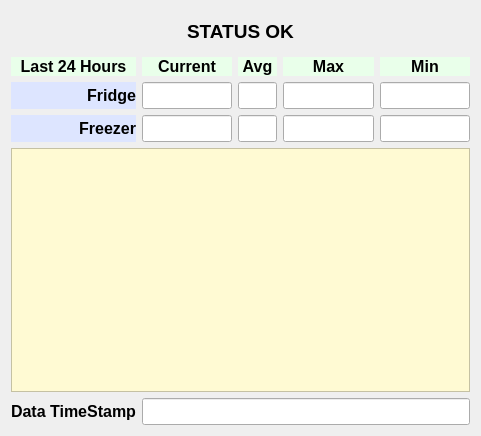
       <widget class="QWidget" name="formLayoutWidget_5">
        <property name="geometry">
         <rect>
          <x>730</x>
          <y>10</y>
          <width>481</width>
          <height>436</height>
         </rect>
        </property>
        <layout class="QGridLayout" name="gridLayout_14">
         <item row="6" column="4">
          <widget class="QLineEdit" name="pc_stat_tab_fridge_average_temp_textbox_2">
           <property name="font">
            <font>
             <pointsize>12</pointsize>
             <weight>50</weight>
             <bold>false</bold>
            </font>
           </property>
           <property name="text">
            <string/>
           </property>
           <property name="readOnly">
            <bool>true</bool>
           </property>
          </widget>
         </item>
         <item row="5" column="2" colspan="2">
          <widget class="QLabel" name="label_60">
           <property name="font">
            <font>
             <pointsize>12</pointsize>
             <weight>75</weight>
             <bold>true</bold>
             <underline>false</underline>
            </font>
           </property>
           <property name="styleSheet">
            <string notr="true">background-color: rgb(233, 255, 234);</string>
           </property>
           <property name="text">
            <string>Avg</string>
           </property>
           <property name="alignment">
            <set>Qt::AlignCenter</set>
           </property>
          </widget>
         </item>
         <item row="9" column="4">
          <widget class="QLineEdit" name="pc_stat_tab_fridge_average_temp_textbox_3">
           <property name="font">
            <font>
             <pointsize>12</pointsize>
             <weight>50</weight>
             <bold>false</bold>
            </font>
           </property>
           <property name="text">
            <string/>
           </property>
           <property name="readOnly">
            <bool>true</bool>
           </property>
          </widget>
         </item>
         <item row="9" column="0">
          <widget class="QLabel" name="label_58">
           <property name="font">
            <font>
             <pointsize>12</pointsize>
             <weight>75</weight>
             <bold>true</bold>
            </font>
           </property>
           <property name="styleSheet">
            <string notr="true">background-color: rgb(221, 229, 255);</string>
           </property>
           <property name="text">
            <string>Freezer</string>
           </property>
           <property name="alignment">
            <set>Qt::AlignRight|Qt::AlignTrailing|Qt::AlignVCenter</set>
           </property>
          </widget>
         </item>
         <item row="6" column="1">
          <widget class="QLineEdit" name="pc_stat_tab_fridge_current_temp_textbox">
           <property name="font">
            <font>
             <pointsize>12</pointsize>
             <weight>50</weight>
             <bold>false</bold>
            </font>
           </property>
           <property name="text">
            <string/>
           </property>
           <property name="readOnly">
            <bool>true</bool>
           </property>
          </widget>
         </item>
         <item row="6" column="0">
          <widget class="QLabel" name="label_54">
           <property name="font">
            <font>
             <pointsize>12</pointsize>
             <weight>75</weight>
             <bold>true</bold>
            </font>
           </property>
           <property name="styleSheet">
            <string notr="true">background-color: rgb(221, 229, 255);</string>
           </property>
           <property name="text">
            <string>Fridge</string>
           </property>
           <property name="alignment">
            <set>Qt::AlignRight|Qt::AlignTrailing|Qt::AlignVCenter</set>
           </property>
          </widget>
         </item>
         <item row="9" column="1">
          <widget class="QLineEdit" name="pc_stat_tab_freezer_current_temp_textbox">
           <property name="font">
            <font>
             <pointsize>12</pointsize>
             <weight>50</weight>
             <bold>false</bold>
            </font>
           </property>
           <property name="text">
            <string/>
           </property>
           <property name="readOnly">
            <bool>true</bool>
           </property>
          </widget>
         </item>
         <item row="12" column="0">
          <widget class="QLabel" name="label_56">
           <property name="font">
            <font>
             <pointsize>12</pointsize>
             <weight>75</weight>
             <bold>true</bold>
            </font>
           </property>
           <property name="text">
            <string>Data TimeStamp</string>
           </property>
          </widget>
         </item>
         <item row="9" column="2" colspan="2">
          <widget class="QLineEdit" name="pc_stat_tab_freezer_average_temp_textbox">
           <property name="font">
            <font>
             <pointsize>12</pointsize>
             <weight>50</weight>
             <bold>false</bold>
            </font>
           </property>
           <property name="text">
            <string/>
           </property>
           <property name="readOnly">
            <bool>true</bool>
           </property>
          </widget>
         </item>
         <item row="6" column="2" colspan="2">
          <widget class="QLineEdit" name="pc_stat_tab_fridge_average_temp_textbox">
           <property name="font">
            <font>
             <pointsize>12</pointsize>
             <weight>50</weight>
             <bold>false</bold>
            </font>
           </property>
           <property name="text">
            <string/>
           </property>
           <property name="readOnly">
            <bool>true</bool>
           </property>
          </widget>
         </item>
         <item row="5" column="1">
          <widget class="QLabel" name="label_59">
           <property name="font">
            <font>
             <pointsize>12</pointsize>
             <weight>75</weight>
             <bold>true</bold>
             <underline>false</underline>
            </font>
           </property>
           <property name="styleSheet">
            <string notr="true">background-color: rgb(233, 255, 234);</string>
           </property>
           <property name="text">
            <string>Current</string>
           </property>
           <property name="alignment">
            <set>Qt::AlignCenter</set>
           </property>
          </widget>
         </item>
         <item row="6" column="5">
          <widget class="QLineEdit" name="pc_stat_tab_fridge_average_temp_textbox_4">
           <property name="font">
            <font>
             <pointsize>12</pointsize>
             <weight>50</weight>
             <bold>false</bold>
            </font>
           </property>
           <property name="text">
            <string/>
           </property>
           <property name="readOnly">
            <bool>true</bool>
           </property>
          </widget>
         </item>
         <item row="9" column="5">
          <widget class="QLineEdit" name="pc_stat_tab_fridge_average_temp_textbox_5">
           <property name="font">
            <font>
             <pointsize>12</pointsize>
             <weight>50</weight>
             <bold>false</bold>
            </font>
           </property>
           <property name="text">
            <string/>
           </property>
           <property name="readOnly">
            <bool>true</bool>
           </property>
          </widget>
         </item>
         <item row="11" column="0" colspan="6">
          <widget class="QTableView" name="pc_stat_tab_fridge_freezer_data_tableView">
           <property name="minimumSize">
            <size>
             <width>0</width>
             <height>100</height>
            </size>
           </property>
           <property name="styleSheet">
            <string notr="true">background-color:rgb(255, 250, 211)</string>
           </property>
          </widget>
         </item>
         <item row="12" column="1" colspan="5">
          <widget class="QLineEdit" name="pc_stat_tab_fridge_freezer_last_timestamp_textbox">
           <property name="font">
            <font>
             <pointsize>12</pointsize>
            </font>
           </property>
           <property name="text">
            <string/>
           </property>
          </widget>
         </item>
         <item row="5" column="4">
          <widget class="QLabel" name="label_61">
           <property name="font">
            <font>
             <pointsize>12</pointsize>
             <weight>75</weight>
             <bold>true</bold>
             <underline>false</underline>
            </font>
           </property>
           <property name="styleSheet">
            <string notr="true">background-color: rgb(233, 255, 234);</string>
           </property>
           <property name="text">
            <string>Max</string>
           </property>
           <property name="alignment">
            <set>Qt::AlignCenter</set>
           </property>
          </widget>
         </item>
         <item row="5" column="5">
          <widget class="QLabel" name="label_62">
           <property name="font">
            <font>
             <pointsize>12</pointsize>
             <weight>75</weight>
             <bold>true</bold>
             <underline>false</underline>
            </font>
           </property>
           <property name="styleSheet">
            <string notr="true">background-color: rgb(233, 255, 234);</string>
           </property>
           <property name="text">
            <string>Min</string>
           </property>
           <property name="alignment">
            <set>Qt::AlignCenter</set>
           </property>
          </widget>
         </item>
         <item row="0" column="0" colspan="6">
          <widget class="QLabel" name="pc_stat_tab_fridge_status_label">
           <property name="minimumSize">
            <size>
             <width>0</width>
             <height>40</height>
            </size>
           </property>
           <property name="font">
            <font>
             <pointsize>14</pointsize>
             <weight>75</weight>
             <bold>true</bold>
            </font>
           </property>
           <property name="styleSheet">
            <string notr="true"/>
           </property>
           <property name="text">
            <string>STATUS OK</string>
           </property>
           <property name="alignment">
            <set>Qt::AlignCenter</set>
           </property>
          </widget>
         </item>
         <item row="5" column="0">
          <widget class="QLabel" name="label_63">
           <property name="font">
            <font>
             <pointsize>12</pointsize>
             <weight>75</weight>
             <bold>true</bold>
             <underline>false</underline>
            </font>
           </property>
           <property name="styleSheet">
            <string notr="true">background-color: rgb(233, 255, 234);</string>
           </property>
           <property name="text">
            <string>Last 24 Hours</string>
           </property>
           <property name="alignment">
            <set>Qt::AlignCenter</set>
           </property>
          </widget>
         </item>
        </layout>
       </widget>
